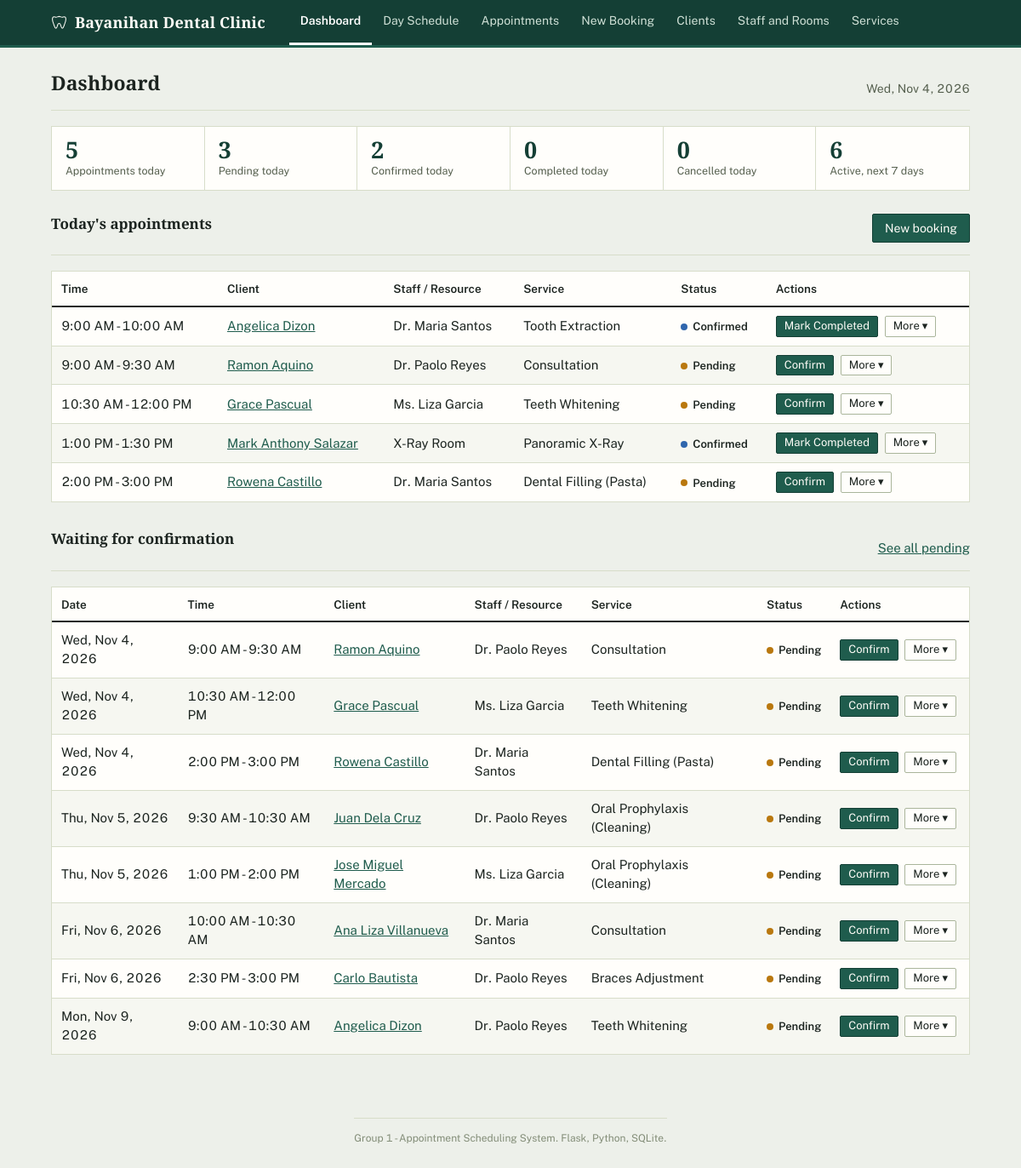
The page / on the database its author committed.
### tables this page shows
CREATE TABLE appointments (
    appointment_id INTEGER PRIMARY KEY AUTOINCREMENT,
    client_id      INTEGER NOT NULL REFERENCES clients (client_id) ON DELETE RESTRICT,
    resource_id    INTEGER NOT NULL REFERENCES staff_or_resources (resource_id) ON DELETE RESTRICT,
    service_id     INTEGER NOT NULL REFERENCES services (service_id) ON DELETE RESTRICT,
    appt_date      TEXT NOT NULL
        CHECK (appt_date GLOB '[0-9][0-9][0-9][0-9]-[0-9][0-9]-[0-9][0-9]'),
    start_time     TEXT NOT NULL CHECK (start_time GLOB '[0-2][0-9]:[0-5][0-9]'),
    end_time       TEXT NOT NULL CHECK (end_time GLOB '[0-2][0-9]:[0-5][0-9]'),
    status         TEXT NOT NULL DEFAULT 'Pending'
        CHECK (status IN ('Pending', 'Confirmed', 'Completed', 'Cancelled')),
    notes          TEXT,
    created_at     TEXT NOT NULL DEFAULT (datetime('now', 'localtime')),
    CHECK (end_time > start_time)
);

CREATE TABLE clients (
    client_id  INTEGER PRIMARY KEY AUTOINCREMENT,
    name       TEXT NOT NULL CHECK (length(trim(name)) >= 2),
    contact    TEXT NOT NULL,
    email      TEXT,
    created_at TEXT NOT NULL DEFAULT (datetime('now', 'localtime'))
);

CREATE TABLE staff_or_resources (
    resource_id INTEGER PRIMARY KEY AUTOINCREMENT,
    name        TEXT NOT NULL UNIQUE,
    role        TEXT NOT NULL,
    is_active   INTEGER NOT NULL DEFAULT 1 CHECK (is_active IN (0, 1))
);

CREATE TABLE services (
    service_id       INTEGER PRIMARY KEY AUTOINCREMENT,
    name             TEXT NOT NULL UNIQUE,
    duration_minutes INTEGER NOT NULL
        CHECK (duration_minutes > 0 AND duration_minutes % 30 = 0)
);

### app.py (the view)
@app.route("/")
def dashboard():
    conn = db.get_db()
    today = date.today()
    todays = conn.execute(
        APPT_SELECT + " WHERE a.appt_date = ? ORDER BY a.start_time, r.name",
        (today.isoformat(),),
    ).fetchall()
    counts = {status: 0 for status in config.STATUSES}
    for row in conn.execute(
        "SELECT status, COUNT(*) AS total FROM appointments WHERE appt_date = ? GROUP BY status",
        (today.isoformat(),),
    ):
        counts[row["status"]] = row["total"]
    next_week = conn.execute(
        "SELECT COUNT(*) FROM appointments "
        "WHERE appt_date > ? AND appt_date <= ? AND status IN ('Pending', 'Confirmed')",
        (today.isoformat(), (today + timedelta(days=7)).isoformat()),
    ).fetchone()[0]
    waiting = conn.execute(
        APPT_SELECT + " WHERE a.status = 'Pending' AND a.appt_date >= ? "
        "ORDER BY a.appt_date, a.start_time LIMIT 8",
        (today.isoformat(),),
    ).fetchall()
    return render_template(
        "dashboard.html", todays=todays, counts=counts, next_week=next_week,
        waiting=waiting, next_url=request.full_path.rstrip("?"),
    )

### app.py (called while the page is built)
@app.template_global()
def csrf_token():
    if "csrf_token" not in session:
        session["csrf_token"] = secrets.token_hex(16)
    return session["csrf_token"]

@app.before_request
def check_csrf():
    if request.method == "POST":
        sent = request.form.get("csrf_token", "")
        expected = session.get("csrf_token", "")
        if not expected or not secrets.compare_digest(sent, expected):
            abort(400)

### db.py (called while the page is built)
def connect(path):
    conn = sqlite3.connect(path, isolation_level=None, timeout=10)
    conn.row_factory = sqlite3.Row  # para pwedeng row["name"] imbes na row[1]
    conn.execute("PRAGMA foreign_keys = ON")
    return conn

def get_db():
    if "db" not in g:
        g.db = connect(current_app.config["DATABASE"])
    return g.db

### formatting.py (called while the page is built)
def fmt_date(value):
    if not value:
        return ""
    if isinstance(value, str):
        try:
            value = datetime.strptime(value, "%Y-%m-%d").date()
        except ValueError:
            return value  # kung hindi valid, ibalik na lang kung ano yung pumasok
    return f"{value.strftime('%a, %b')} {value.day}, {value.year}"

def fmt_time(value):
    if not value:
        return ""
    try:
        parsed = datetime.strptime(value, "%H:%M")
    except ValueError:
        return value
    return parsed.strftime("%I:%M %p").lstrip("0")

### templates/dashboard.html (shortened to what this page needs)
{% extends "base.html" %}
{% from "_appt_table.html" import appt_table %}
{% block content %}
<div class="page-head">
  <h1>Dashboard</h1>
  <span class="sub">{{ today()|fmt_date }}</span>
</div>
<div class="summary">
  <div class="summary-item"><div class="summary-num">{{ todays|length }}</div><div class="summary-label">Appointments today</div></div>
  {% for status in STATUSES %}
  <div class="summary-item">
    <div class="summary-num">{{ counts[status] }}</div>
    <div class="summary-label">{{ status }} today</div>
  </div>
  {% endfor %}
  <div class="summary-item"><div class="summary-num">{{ next_week }}</div><div class="summary-label">Active, next 7 days</div></div>
</div>
<section class="section">
  <div class="page-head">
    <h2>Today's appointments</h2>
    <a class="btn btn-primary" href="{{ url_for('appointments_new') }}">New booking</a>
  </div>
  {{ appt_table(todays, next_url, show_date=false, empty_text='No appointments scheduled for today.') }}
</section>
<section class="section">
  <div class="page-head">
    <h2>Waiting for confirmation</h2>
    <a href="{{ url_for('appointments_list', status='Pending') }}">See all pending</a>
  </div>
  {{ appt_table(waiting, next_url, empty_text='Nothing is waiting for confirmation.') }}
</section>
{% endblock %}

### templates/_appt_table.html (shortened to what this page needs)
{% macro appt_table(rows, next_url, show_date=true, show_client=true, empty_text='No appointments found.') %}
<div class="table-wrap">
  <table class="data">
    <thead>
      <tr>
        {% if show_date %}<th>Date</th>{% endif %}
        <th>Time</th>
        {% if show_client %}<th>Client</th>{% endif %}
        <th>Staff / Resource</th>
        <th>Service</th>
        <th>Status</th>
        <th>Actions</th>
      </tr>
    </thead>
    <tbody>
      {% for a in rows %}
      <tr{% if a.status == 'Cancelled' %} class="row-cancelled"{% endif %}>
        {% if show_date %}<td>{{ a.appt_date|fmt_date }}</td>{% endif %}
        <td>{{ a.start_time|fmt_time }} - {{ a.end_time|fmt_time }}</td>
        {% if show_client %}
          <td class="strike"><a href="{{ url_for('clients_detail', client_id=a.client_id) }}">{{ a.client_name }}</a></td>
        {% endif %}
        <td>{{ a.resource_name }}</td>
        <td class="strike">{{ a.service_name }}</td>
        <td><span class="badge badge-{{ a.status|lower }}">{{ a.status }}</span></td>
        <td class="actions">
          {% set ns = namespace(primary=None) %}
          {% set candidate = PRIMARY_NEXT_STATUS.get(a.status) %}
          {% if candidate and candidate in STATUS_FLOW[a.status] and not (candidate == 'Completed' and a.appt_date > today()) %}
            {% set ns.primary = candidate %}
          {% endif %}
          {% if ns.primary %}
            <form method="post" action="{{ url_for('appointments_status', appointment_id=a.appointment_id) }}">
              <button type="submit" class="btn btn-sm btn-primary">{{ ACTION_LABELS[ns.primary] }}</button>
            </form>
          {% endif %}
          {% if a.status in ACTIVE_STATUSES %}
            <details class="menu">
              <summary class="btn btn-sm" aria-label="More actions for {{ a.client_name }}">More &#9662;</summary>
            </details>
          {% else %}
            <a class="link-sm" href="{{ url_for('appointments_history', appointment_id=a.appointment_id) }}">History</a>
          {% endif %}
        </td>
      </tr>
      {% else %}
      <tr><td class="empty" colspan="{{ 5 + (1 if show_date else 0) + (1 if show_client else 0) }}">{{ empty_text }}</td></tr>
      {% endfor %}
    </tbody>
  </table>
</div>
{% endmacro %}

### static/style.css (style rules this page uses)
:root { --paper: #edf0ea; --surface: #fffefb; --surface-alt: #f6f7f1; --ink: #1c2420; --ink-soft: #56604f; --ink-faint: #838d78; --rule: #d7ddc9; --rule-strong: #aab59b; --accent: #1f5c4d; --accent-dark: #143f35; --accent-soft: #e1ede7; --amber: #b9780f; --amber-soft: #f8ead0; --blue: #2f66ad; --blue-soft: #e1ebf7; --green: #2f8f4e; --green-soft: #e0f1e2; --red: #c0392b; --red-soft: #f8e3df; }
* { box-sizing: border-box; }
html, body { height: 100%; }
body { margin: 0; min-height: 100vh; display: flex; flex-direction: column; font: 15px/1.5 "Public Sans", system-ui, -apple-system, "Segoe UI", Roboto, sans-serif; color: var(--ink); background: var(--paper); font-feature-settings: "tnum" 1; }
h1, h2, .brand, .summary-num { font-family: "Source Serif 4", Georgia, "Times New Roman", serif; }
a { color: var(--accent); }
h1 { font-size: 23px; font-weight: 600; margin: 0; letter-spacing: 0.1px; }
h2 { font-size: 17px; font-weight: 600; margin: 0 0 10px; }
.page-head { display: flex; justify-content: space-between; align-items: flex-end; flex-wrap: wrap; gap: 8px; margin-bottom: 18px; padding-bottom: 14px; border-bottom: 1px solid var(--rule); }
.page-head .sub { color: var(--ink-soft); font-size: 14px; }
.btn { display: inline-block; padding: 7px 14px; border: 1px solid var(--rule-strong); background: var(--surface); color: var(--ink); border-radius: 2px; font: inherit; font-size: 14px; cursor: pointer; text-decoration: none; line-height: 1.3; transition: background-color 0.12s ease, border-color 0.12s ease; }
.btn-primary { background: var(--accent); border-color: var(--accent-dark); color: #fdfcf7; }
.btn-sm { padding: 3px 9px; font-size: 13px; }
.table-wrap { overflow-x: auto; background: var(--surface); border: 1px solid var(--rule); }
table.data { width: 100%; border-collapse: collapse; }
table.data caption, table.data th { text-align: left; border-bottom: 2px solid var(--ink); padding: 10px 11px 9px; font-size: 13.5px; color: var(--ink); white-space: nowrap; font-weight: 600; }
table.data td { padding: 10px 11px; border-bottom: 1px solid var(--rule); vertical-align: middle; }
table.data tbody tr:nth-child(even) td { background: var(--surface-alt); }
table.data tbody tr:last-child td { border-bottom: 0; }
td.actions { white-space: nowrap; }
td.actions form { display: inline; }
td.actions .btn, td.actions a.link-sm { margin-right: 4px; }
.menu { display: inline-block; position: relative; }
.menu > summary { list-style: none; user-select: none; }
.badge { display: inline-flex; align-items: center; gap: 6px; font-size: 13px; font-weight: 600; white-space: nowrap; color: var(--ink); }
.badge::before { content: ""; width: 8px; height: 8px; border-radius: 50%; flex: none; background: var(--ink-faint); }
.badge-pending::before { background: var(--amber); }
.badge-confirmed::before { background: var(--blue); }
.summary { display: flex; flex-wrap: wrap; background: var(--surface); border: 1px solid var(--rule); margin-bottom: 26px; }
.summary-item { flex: 1 1 130px; padding: 12px 16px; border-right: 1px solid var(--rule); }
.summary-item:last-child { border-right: 0; }
.summary-num { font-size: 27px; font-weight: 600; line-height: 1.1; color: var(--accent-dark); }
.summary-label { color: var(--ink-soft); font-size: 12.5px; margin-top: 2px; }
.section { margin-bottom: 30px; }

### rows shown on the page
appointments: start_time|fmt_time "9:00 AM", end_time|fmt_time "10:00 AM", client_name "Angelica Dizon", resource_name "Dr. Maria Santos", service_name "Tooth Extraction", status "Confirmed", ACTION_LABELS "Mark Completed"
appointments: start_time|fmt_time "9:00 AM", end_time|fmt_time "9:30 AM", client_name "Ramon Aquino", resource_name "Dr. Paolo Reyes", service_name "Consultation", status "Pending", ACTION_LABELS "Confirm", appt_date|fmt_date "Wed, Nov 4, 2026"
appointments: start_time|fmt_time "10:30 AM", end_time|fmt_time "12:00 PM", client_name "Grace Pascual", resource_name "Ms. Liza Garcia", service_name "Teeth Whitening", status "Pending", ACTION_LABELS "Confirm", appt_date|fmt_date "Wed, Nov 4, 2026"
appointments: start_time|fmt_time "1:00 PM", end_time|fmt_time "1:30 PM", client_name "Mark Anthony Salazar", resource_name "X-Ray Room", service_name "Panoramic X-Ray", status "Confirmed", ACTION_LABELS "Mark Completed"
appointments: start_time|fmt_time "2:00 PM", end_time|fmt_time "3:00 PM", client_name "Rowena Castillo", resource_name "Dr. Maria Santos", service_name "Dental Filling (Pasta)", status "Pending", ACTION_LABELS "Confirm", appt_date|fmt_date "Wed, Nov 4, 2026"
appointments: appt_date|fmt_date "Thu, Nov 5, 2026", start_time|fmt_time "9:30 AM", end_time|fmt_time "10:30 AM", client_name "Juan Dela Cruz", resource_name "Dr. Paolo Reyes", service_name "Oral Prophylaxis (Cleaning)", status "Pending", ACTION_LABELS "Confirm"
appointments: appt_date|fmt_date "Thu, Nov 5, 2026", start_time|fmt_time "1:00 PM", end_time|fmt_time "2:00 PM", client_name "Jose Miguel Mercado", resource_name "Ms. Liza Garcia", service_name "Oral Prophylaxis (Cleaning)", status "Pending", ACTION_LABELS "Confirm"
appointments: appt_date|fmt_date "Fri, Nov 6, 2026", start_time|fmt_time "10:00 AM", end_time|fmt_time "10:30 AM", client_name "Ana Liza Villanueva", resource_name "Dr. Maria Santos", service_name "Consultation", status "Pending", ACTION_LABELS "Confirm"
appointments: appt_date|fmt_date "Fri, Nov 6, 2026", start_time|fmt_time "2:30 PM", end_time|fmt_time "3:00 PM", client_name "Carlo Bautista", resource_name "Dr. Paolo Reyes", service_name "Braces Adjustment", status "Pending", ACTION_LABELS "Confirm"
appointments: appt_date|fmt_date "Mon, Nov 9, 2026", start_time|fmt_time "9:00 AM", end_time|fmt_time "10:30 AM", client_name "Angelica Dizon", resource_name "Dr. Paolo Reyes", service_name "Teeth Whitening", status "Pending", ACTION_LABELS "Confirm"

### other values the page prints
{{ CLINIC_NAME }} "Bayanihan Dental Clinic"
{{ label }} "Dashboard" "Day Schedule" "Appointments" "New Booking" "Clients" "Staff and Rooms" "Services"
{{ todays|length }} "5"
{{ counts[status] }} "3" "2" "0" "0"
{{ status }} "Pending" "Confirmed" "Completed" "Cancelled"
{{ next_week }} "6"
